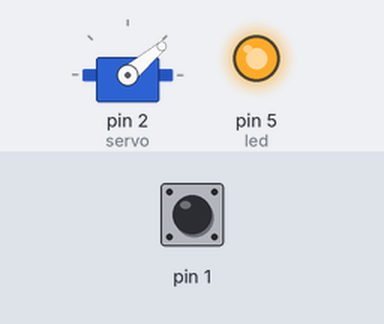
Recording of a sketch running on a simulated Arduino Uno, built with avr-gcc and run on an emulated ATmega328P. Shown: servo, output pins drawn as LEDs (lit = HIGH). Inputs (shaded band) come from the test bench; at power-on: pin 1 LOW.

Above: at 9.1 s.
9.2 s: pin 1 pulsed HIGH 2 times (0.12 s each, 0.3 s apart)
At 10.4 s:
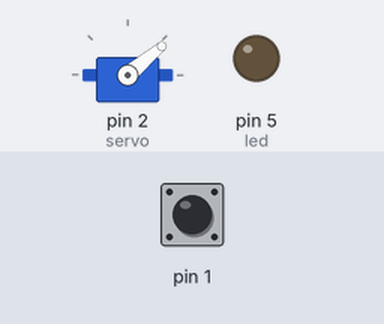
At 14.8 s:
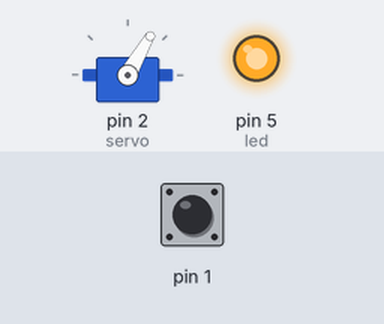
Timing chart, 0 to 42.2 s (numbered marks = the images above; inputs shaded):
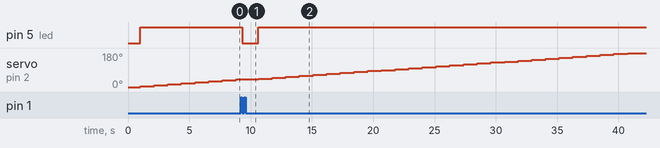

The sketch:

RoboSeguranca.ino
```cpp
#include <Servo.h>

Servo microServo;

int led = 5;
int servo = 2;

int posicao = 0;


long distancia(int trigger, int echo){
 // trigger porta de saída
  pinMode(trigger,OUTPUT);
  digitalWrite(trigger,LOW);
  delay(5);//espera 5 milisegundos
  //mandando o sinal
  digitalWrite(trigger,HIGH);
  delay(10);//espere 10 milisegundos
  digitalWrite(trigger,LOW);

 // echo porta de entrada
  pinMode(echo,INPUT);

  return pulseIn(echo,HIGH);

}
void setup()
{
  // inicializando o servo na porta digital
  microServo.attach(servo);

  pinMode(led, OUTPUT);

  microServo.write(posicao);
}

void loop()
{
  int cm = 0.01723 * distancia (1, 1);

  if(cm<30){

    //MANDE O MOTOR PARA A NOVA POSIÇÃO
     posicao = posicao +5;
    microServo.write(posicao);
    digitalWrite(led, HIGH);
    delay(100);

  }else{
  	digitalWrite(led, LOW);
  }
}
```

Measured:
- after the input at 9.2 s, pin 5 (led): HIGH → LOW after 0.12 s, → HIGH 1.3 s later
